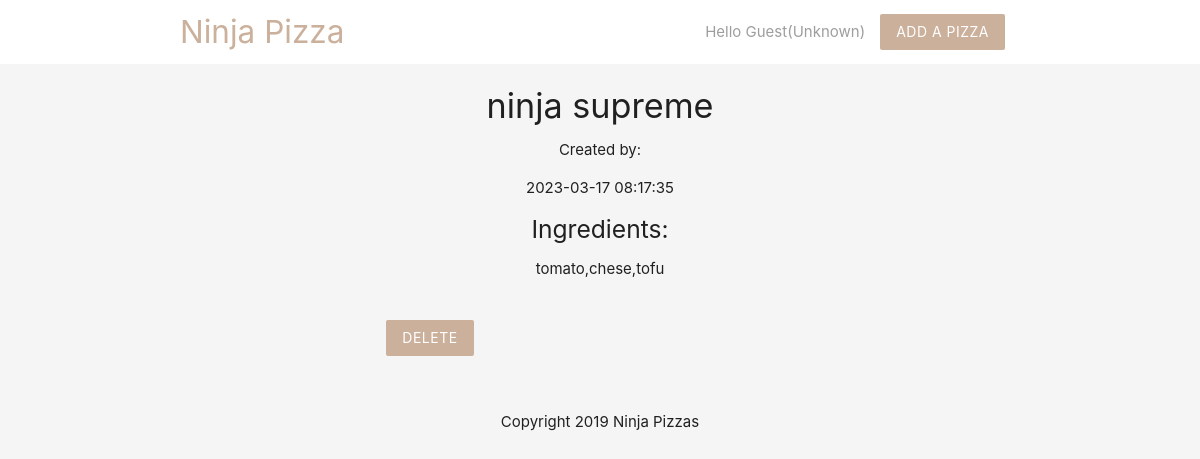
Page /details.php?id=1 on the committed database.
### tables this page shows
CREATE TABLE `pizzas` (
  `id` int(11) NOT NULL,
  `title` varchar(255) NOT NULL,
  `ingredients` varchar(255) NOT NULL,
  `email` varchar(255) NOT NULL,
  `created_at` timestamp NOT NULL DEFAULT current_timestamp()
);

### details.php (the view, shortened to what this page needs)
<?php
	include('confiq/db_connect.php');
	if(isset($_GET['id'])){
		$id = mysqli_real_escape_string($conn,$_GET['id']);
		$sql = "SELECT * FROM pizzas WHERE id = $id";
		$result = mysqli_query($conn,$sql);
		$pizza = mysqli_fetch_assoc($result);
	}
 ?>
 <!DOCTYPE html>
 <html>
<?php include('templates/header.php'); ?>
<div class="container center grey-txt">
	<?php if($pizza): ?>
		<h4><?php echo htmlspecialchars($pizza['title']); ?></h4>
		<p>Created by: <?php htmlspecialchars($pizza['email']); ?></p>
		<p><?php echo date($pizza['created_at']); ?></p>
		<h5>Ingredients: </h5>
		<p><?php echo htmlspecialchars($pizza['ingredients']); ?></p>
		<form action="details.php" method="POST">
			<input type="submit" name="delete" value="Delete" class="btn brand z-depth-0">
		</form>
	<?php else: ?>
		<h5>No such pizza exists</h5>
	<?php endif; ?>
</div>
<?php include('templates/footer.php'); ?>
 </html>

### templates/header.php (style rules this page uses)
.brand { background: #cbb09c !important; }
form { max-width: 460px ; margin: 20px; padding: 20px; }

### rows in the picture
pizzas: title "ninja supreme", created_at "2023-03-17 08:17:35", ingredients "tomato,chese,tofu"

### other values in the picture
$name "Guest"
$gender "Unknown"
